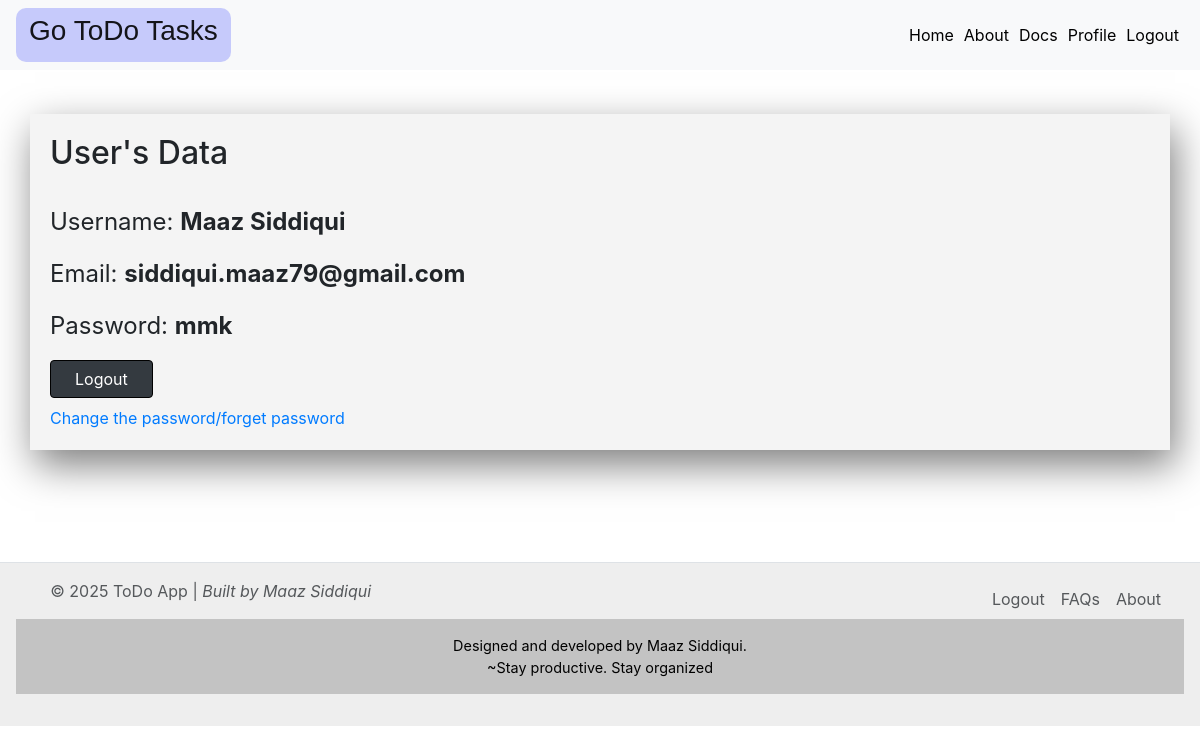
/profile (signed in), run on an earlier commit of the app's database.
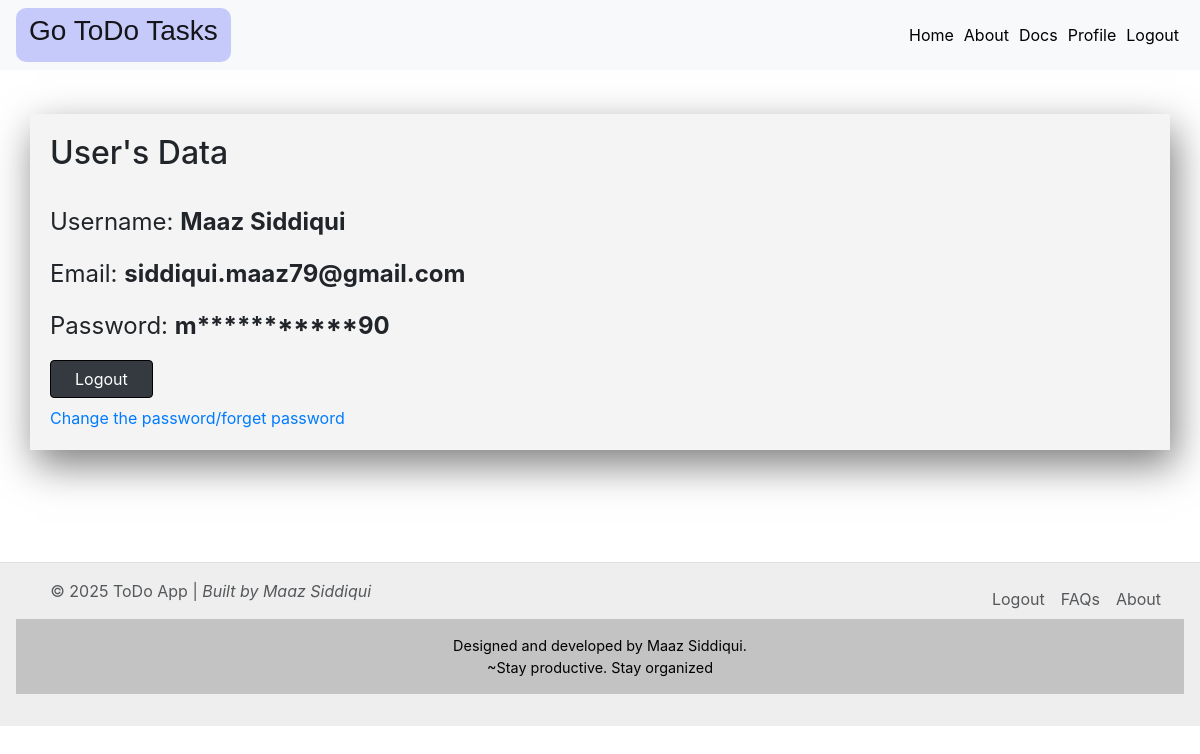
And on a later commit of the database.
### app.py (models this page shows)
class USER_DATABASE(db.Model,UserMixin):
    __tablename__ = 'User_Database'
    id = db.Column(db.Integer, primary_key=True)
    username = db.Column(db.String(200), nullable=False)
    email = db.Column(db.String(500), unique=True)
    password = db.Column(db.String(500), nullable=False)
    og_password = db.Column(db.String(500), nullable=False)

### app.py (the view)
@app.route('/profile')
def profile():
    return render_template('profile.html',logged_in = current_user.is_authenticated,
                           username = current_user.username,
                           email=current_user.email,
                           password=current_user.og_password)

### app.py (called while the page is built)
@login_manager.user_loader
def load_user(user_id):
    return USER_DATABASE.query.get(int(user_id))

### templates/profile.html (shortened to what this page needs)
{% extends 'base.html' %}
{% block body %}
<div class="d-flex justify-content-center p-3 my-4">
    <div class="container mt-1 mb-4">
        <h2>User's Data</h2>
        <br>
    <p style="font-size:x-large;">Username:  <strong>{{username}}</strong></p>
    <p style="font-size:x-large;">Email:  <strong>{{email}}</strong></p>
    <p style="font-size:x-large;">Password: <strong>{{password[0]}}{{ '*' * (password|length - 3) }}{{password[-2:]}}</strong></p>
    <a href="/logout"><button type="button" class="btn btn-dark px-4 d-flex mr-2 mb-2">Logout</button></a>
    <a href="/forgert-password">Change the password/forget password</a>
  </div>
</div>
{% endblock %}

### templates/base.html (shortened to what this page needs)
<!DOCTYPE html>
<html lang="en">
<head>
  <link href="https://cdn.jsdelivr.net/npm/bootstrap@5.3.0/dist/css/bootstrap.min.css" rel="stylesheet">
  <link rel="stylesheet" href="https://cdn.jsdelivr.net/npm/bootstrap@4.1.3/dist/css/bootstrap.min.css"
 />
  <link rel="stylesheet" href="{{url_for('static',filename='style.css')}}" />
</head>
<body>
  <nav class="navbar navbar-expand-lg navbar-light bg-light">
    <a class="navbar-brand" href="/">
      <h3>Go ToDo Tasks</h3>
    </a>
    <div class="collapse navbar-collapse" id="navbarSupportedContent">
      <ul class="navbar-nav ml-auto">
        <li class="nav-item active">
          <a class="nav-links" href="/">Home <span class="sr-only">(current)</span></a>
        </li>
        <li class="nav-item">
          <a class="nav-links" href="/about">About</a>
        </li>
        <li class="nav-item">
          <a class="nav-links" href="/docs">Docs</a>
        </li>
        {% if logged_in %}
        <li class="nav-item">
          <a class="nav-links" href="/profile">Profile</a>
        </li>
        <li class="nav-item">
          <a class="nav-links" href="/logout">Logout</a>
        </li>
        {% endif %}
      </ul>
    </div>
  </nav>
  {% block body %} {% endblock %}
</body>
<br><br>
<footer class="d-flex flex-wrap  border-top">
  <p class="col-md-4 mb-0 text-body-secondary">
    &COPY; 2025 ToDo App | <i>Built by Maaz Siddiqui</i>
  </p>
  <a href="/"
    class="col-md-4 d-flex align-items-center justify-content-center mb-3 mb-md-0 me-md-auto link-body-emphasis text-decoration-none"
    aria-label="Bootstrap">
    <svg class="bi me-2" width="40" height="32" aria-hidden="true">
      <use xlink:href="#bootstrap"></use>
    </svg>
  </a>
  <ul class="nav col-md-4 justify-content-end">
    <li class="nav-item">
          <a  class="nav-link px-2 text-body-secondary" href="/logout">Logout</a>
        </li>
    <li class="nav-item">
      <a href="/docs" class="nav-link px-2 text-body-secondary">FAQs</a>
    </li>
    <li class="nav-item">
      <a href="/Profile" class="nav-link px-2 text-body-secondary">About</a>
    </li>
  </ul>
  <blockquote class="footertext">
    Designed and developed by Maaz Siddiqui.<br />~Stay productive. Stay
    organized
  </blockquote>
</footer>
</html>

### static/style.css (style rules this page uses)
* { box-sizing: border-box; }
.container { padding :20px; margin-top: 2.5rem; margin-bottom: 2.5rem; background-color: rgba(172, 172, 172, 0.135); justify-content: center; box-shadow: 5px 15px 38px rgba(0, 0, 0, 0.509); }
.btn { color: rgb(255, 255, 255); border: 1px solid black; border-radius: 4px; }
footer { width: 100%; background-color: rgba(172, 172, 172, 0.205); text-align: center; padding: 1rem; }

### templates/base.html (style rules this page uses)
.nav-links { padding: 5px; color: black; transition: all 0.2s ease-in-out; }
.footertext { text-align: center; background-color: rgba(128, 128, 128, 0.393); padding: 1rem; font-size: 0.9rem; color: #000; position: relative; bottom: 0; width: 100%; }
.navbar-brand { background-color: rgba(0, 21, 255, 0.205); font-family: 'Lucida Sans', 'Lucida Sans Regular', 'Lucida Grande', 'Lucida Sans Unicode', Geneva, Verdana, sans-serif; font-size: 1.1rem; border-radius: 10px; padding-bottom: 6px; padding-top: 6px; padding-left: 13px; padding-right: 13px; transition: all 0.3s ease-in-out; }

What changed in the data, as far as the page shows it:
changed USER_DATABASE "Maaz Siddiqui": og_password "mk" → "90"
Also different on the page:
{{ '*' * (password|length - 3) }}: (not shown) → "***********"
